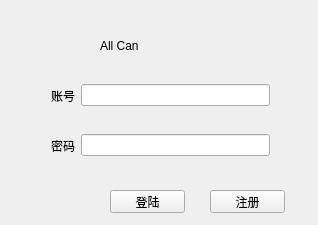
<?xml version="1.0" encoding="UTF-8"?>
<ui version="4.0">
 <class>Widget</class>
 <widget class="QWidget" name="Widget">
  <property name="geometry">
   <rect>
    <x>0</x>
    <y>0</y>
    <width>318</width>
    <height>225</height>
   </rect>
  </property>
  <property name="windowTitle">
   <string>Widget</string>
  </property>
  <widget class="QPushButton" name="login_button">
   <property name="geometry">
    <rect>
     <x>110</x>
     <y>190</y>
     <width>75</width>
     <height>23</height>
    </rect>
   </property>
   <property name="text">
    <string>登陆</string>
   </property>
  </widget>
  <widget class="QPushButton" name="register_button">
   <property name="geometry">
    <rect>
     <x>210</x>
     <y>190</y>
     <width>75</width>
     <height>23</height>
    </rect>
   </property>
   <property name="text">
    <string>注册</string>
   </property>
  </widget>
  <widget class="QLabel" name="theme_name">
   <property name="geometry">
    <rect>
     <x>100</x>
     <y>30</y>
     <width>101</width>
     <height>31</height>
    </rect>
   </property>
   <property name="styleSheet">
    <string notr="true">font: 30 12pt &quot;微软雅黑 Light&quot;;
font: 22pt &quot;Arial&quot;;</string>
   </property>
   <property name="text">
    <string>All Can</string>
   </property>
  </widget>
  <widget class="QWidget" name="layoutWidget">
   <property name="geometry">
    <rect>
     <x>40</x>
     <y>70</y>
     <width>241</width>
     <height>51</height>
    </rect>
   </property>
   <layout class="QHBoxLayout" name="horizontalLayout">
    <item>
     <widget class="QLabel" name="ID_label">
      <property name="text">
       <string>账号</string>
      </property>
     </widget>
    </item>
    <item>
     <widget class="QLineEdit" name="id_line"/>
    </item>
   </layout>
  </widget>
  <widget class="QWidget" name="layoutWidget">
   <property name="geometry">
    <rect>
     <x>40</x>
     <y>120</y>
     <width>241</width>
     <height>51</height>
    </rect>
   </property>
   <layout class="QHBoxLayout" name="horizontalLayout_2">
    <item>
     <widget class="QLabel" name="password_id">
      <property name="text">
       <string>密码</string>
      </property>
     </widget>
    </item>
    <item>
     <widget class="QLineEdit" name="passwordline"/>
    </item>
   </layout>
  </widget>
 </widget>
 <layoutdefault spacing="6" margin="11"/>
 <resources/>
 <connections/>
</ui>
